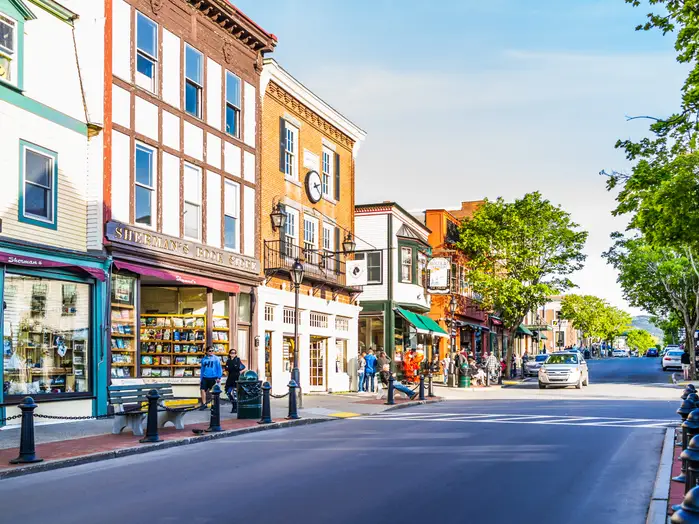
#> input picture town.png, 699 x 524 px
$ python sgmKmeans.py
#> lines starting #> are read from the running program, lines starting #| are printed output that depends on the picture
# K-Means Clustering for Image Segmentation using OpenCV in Python
# https://medium.com/towardssingularity/k-means-clustering-for-image-segmentation-using-opencv-in-python-17178ce3d6f3

# Loading required libraries

import numpy as np
import matplotlib.pyplot as plt
import cv2

image = cv2.imread('town.png')   # Loading image
#> image is the input picture: shape (524, 699, 3); mean B, G, R 159.7, 159.9, 154.9
image = cv2.cvtColor(image, cv2.COLOR_BGR2RGB)  # Change color to RGB (from BGR)

# Reshaping the image into a 2D array of pixels and 3 color values (RGB)
pixvals = image.reshape((-1,3))
# Convert to float type only for supporting cv2.Kmean
pixvals = np.float32(pixvals)

criteria = (cv2.TERM_CRITERIA_EPS + cv2.TERM_CRITERIA_MAX_ITER, 100, 0.85)
k = 4
retval, labels, centers = cv2.kmeans(pixvals, k, None, criteria, 10, cv2.KMEANS_RANDOM_CENTERS)
#> retval = 874251748.8; centers = [[187.5, 158.7, 117.2], [63.79, 65.4, 40.54], [216.9, 227, 231.4], [86.73, 107.7, 142.3]]

centers = np.uint8(centers)
#> centers = [[187, 158, 117], [63, 65, 40], [216, 227, 231], [86, 107, 142]]
sedmented_data = centers[labels.flatten()]
segmended_image = sedmented_data.reshape((image.shape))
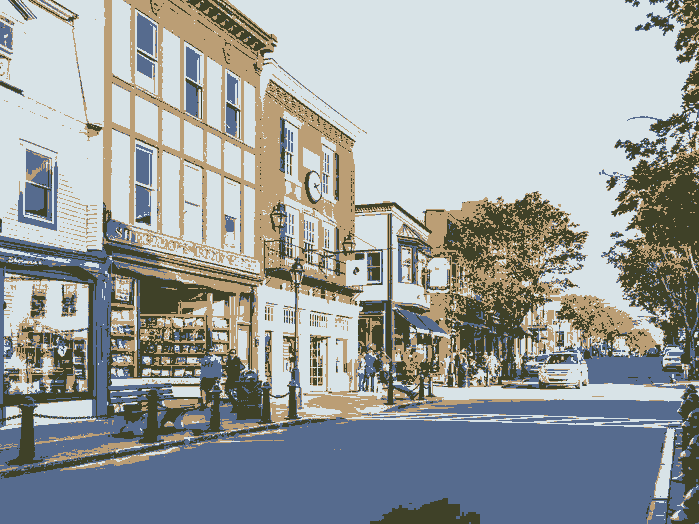
#> segmended_image: shape (524, 699, 3); mean R, G, B 154.1, 159.5, 159.3
plt.imshow(segmended_image)
cv2.imshow('Segmented image', segmended_image)
cv2.waitKey(0)

$ run again, with beach.png copied over town.png
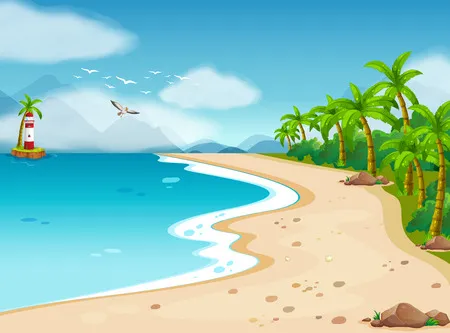
#> input picture beach.png, 450 x 333 px
#> image is the input picture: shape (333, 450, 3); mean B, G, R 188.2, 199.7, 148.6
#> `retval, labels, centers = cv2.kmeans(pixvals, k, None, criteria, 10, c..`: retval = 276972282.8; centers = [[102.2, 144.5, 31.31], [230.9, 223.5, 200.2], [50.33, 173.9, 206.3], [136.1, 214.3, 229.6]]
#> `centers = np.uint8(centers)`: centers = [[102, 144, 31], [230, 223, 200], [50, 173, 206], [136, 214, 229]]
#> `segmended_image = sedmented_data.reshape((image.shape))`:
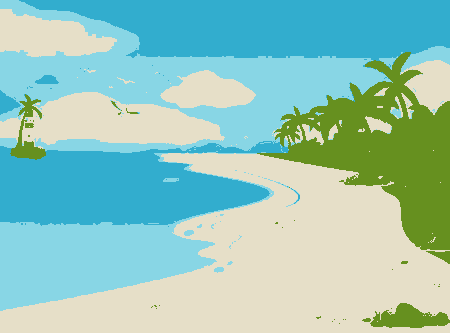
#> segmended_image: shape (333, 450, 3); mean R, G, B 148.1, 199.1, 187.9

$ run again, with circle.png copied over town.png
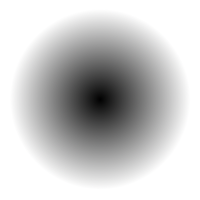
#> input picture circle.png, 200 x 200 px
#> image is the input picture: shape (200, 200, 3); mean B, G, R 200.7, 200.7, 200.7
#> `retval, labels, centers = cv2.kmeans(pixvals, k, None, criteria, 10, c..`: retval = 25539741.5; centers = [[67.85, 67.85, 67.85], [250.3, 250.3, 250.3], [136.3, 136.3, 136.2], [195.6, 195.6, 195.6]]
#> `centers = np.uint8(centers)`: centers = [[67, 67, 67], [250, 250, 250], [136, 136, 136], [195, 195, 195]]
#> `segmended_image = sedmented_data.reshape((image.shape))`:
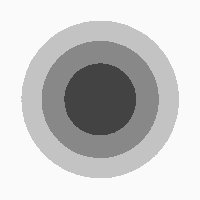
#> segmended_image: shape (200, 200, 3); min 67, max 250, mean 200.3

$ run again, with coins.jpg saved as town.png
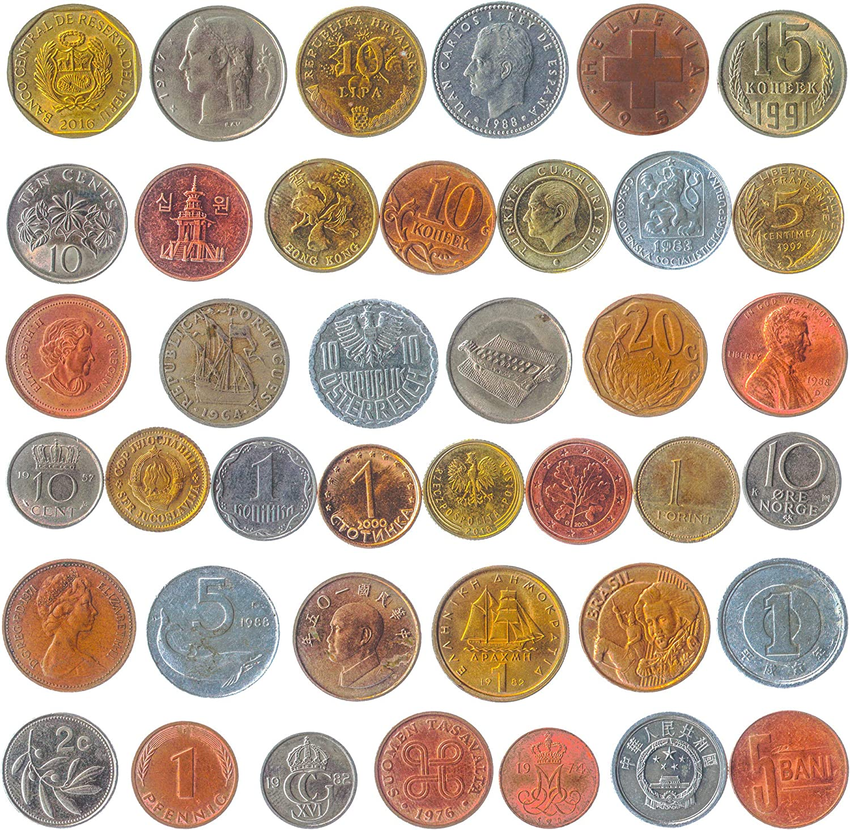
#> input picture coins.jpg, 850 x 830 px, shrunk from 1500 x 1465 before the run
#> image is the input picture: shape (830, 850, 3); mean B, G, R 157.6, 173.3, 192.7
#> `retval, labels, centers = cv2.kmeans(pixvals, k, None, criteria, 10, c..`: retval = 799460968.5; centers = [[253.1, 253, 252.2], [153, 149.2, 142.2], [122.3, 93.46, 74.14], [188, 127.1, 79.1]]
#> `centers = np.uint8(centers)`: centers = [[253, 252, 252], [153, 149, 142], [122, 93, 74], [188, 127, 79]]
#> `segmended_image = sedmented_data.reshape((image.shape))`:
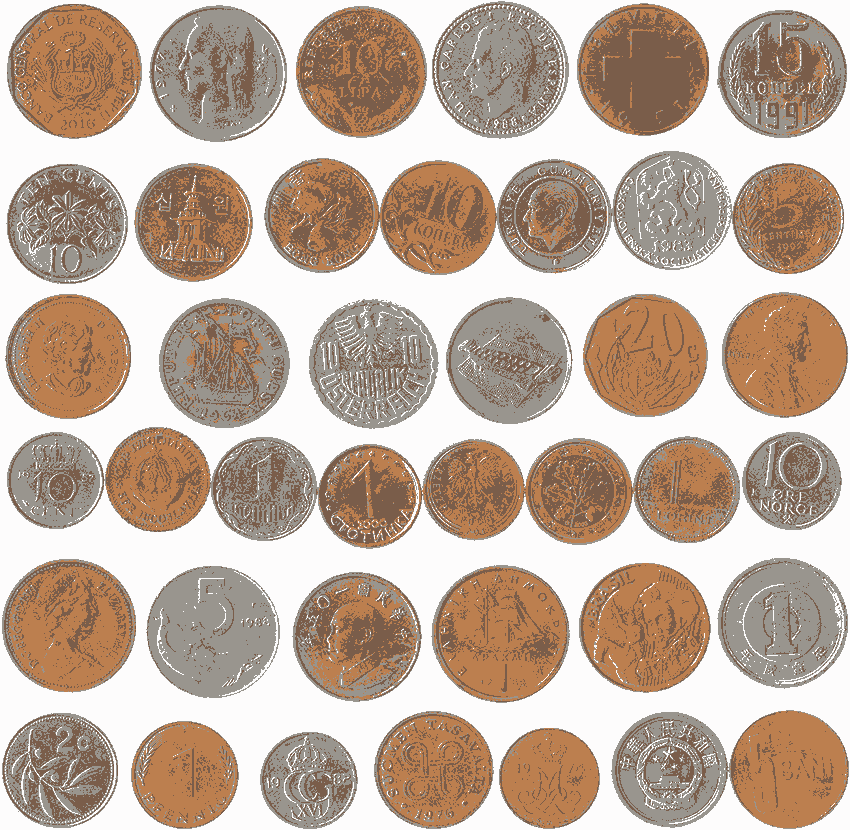
#> segmended_image: shape (830, 850, 3); mean R, G, B 192.8, 173, 157.6
